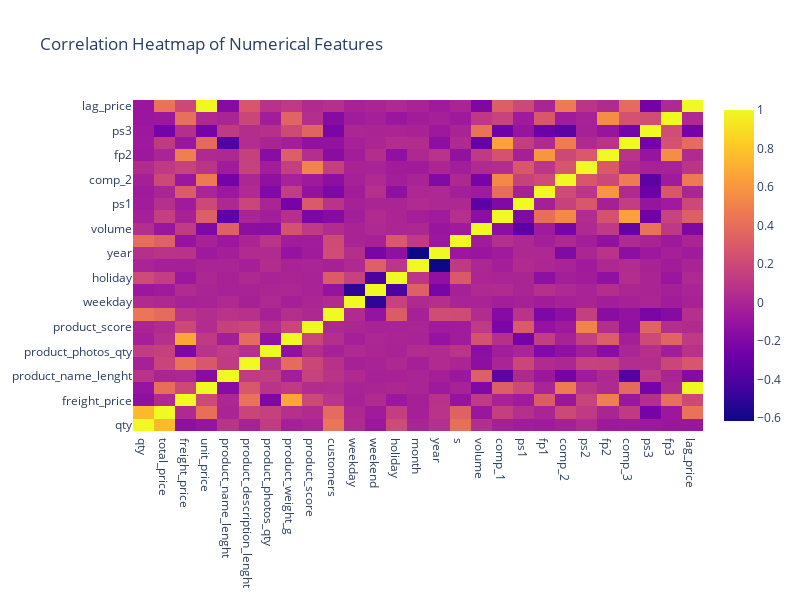

This figure's notebook cell:
### Code cell
fig = go.Figure(go.Heatmap(x=correlation_matrix.columns, 
                           y=correlation_matrix.columns, 
                           z=correlation_matrix.values))
fig.update_layout(
    title='Correlation Heatmap of Numerical Features',
    width=800,  # Set the width of the plot
    height=600  # Set the height of the plot to match the width
)
fig.show()

### Figure 1 — Plotly figure (JSON) as saved in the notebook; plotly's stock layout.template omitted (floating-point values rounded to 4 significant figures; data arrays with more than 128 entries replaced by an {"elided": "..."} marker saying what was removed)
{"data": [{"type": "heatmap", "x": ["qty", "total_price", "freight_price", "unit_price", "product_name_lenght", "product_description_lenght", "product_photos_qty", "product_weight_g", "product_score", "customers", "weekday", "weekend", "holiday", "month", "year", "s", "volume", "comp_1", "ps1", "fp1", "comp_2", "ps2", "fp2", "comp_3", "ps3", "fp3", "lag_price"], "y": ["qty", "total_price", "freight_price", "unit_price", "product_name_lenght", "product_description_lenght", "product_photos_qty", "product_weight_g", "product_score", "customers", "weekday", "weekend", "holiday", "month", "year", "s", "volume", "comp_1", "ps1", "fp1", "comp_2", "ps2", "fp2", "comp_3", "ps3", "fp3", "lag_price"], "z": {"elided": "27x27 float values"}}], "layout": {"height": 600, "title": {"text": "Correlation Heatmap of Numerical Features"}, "width": 800, "xaxis": {"autorange": true, "range": [-0.5, 26.5], "type": "category"}, "yaxis": {"autorange": true, "range": [-0.5, 26.5], "type": "category"}}}
